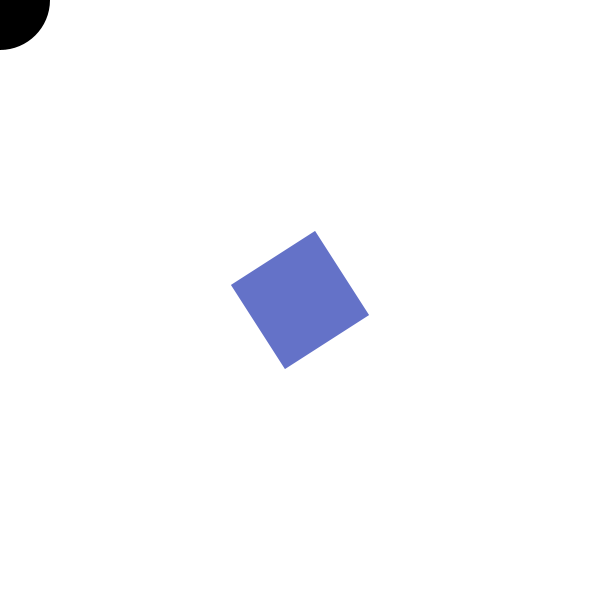
Frame 1 (no input)
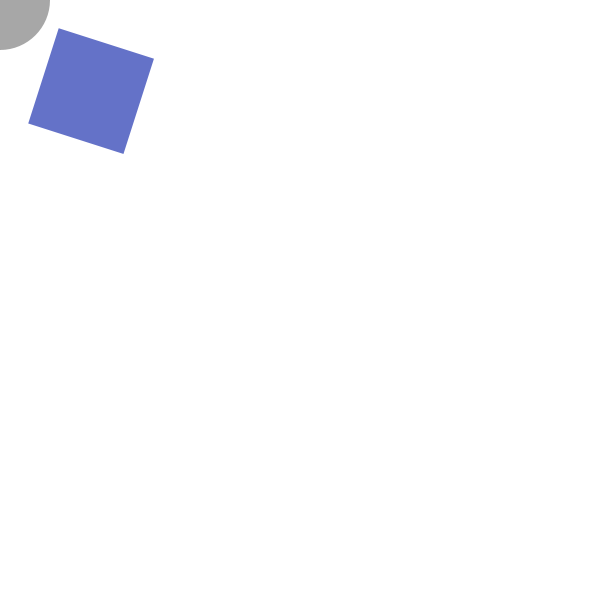
Frame 60 (the mouse pressed at the canvas centre just before this capture)
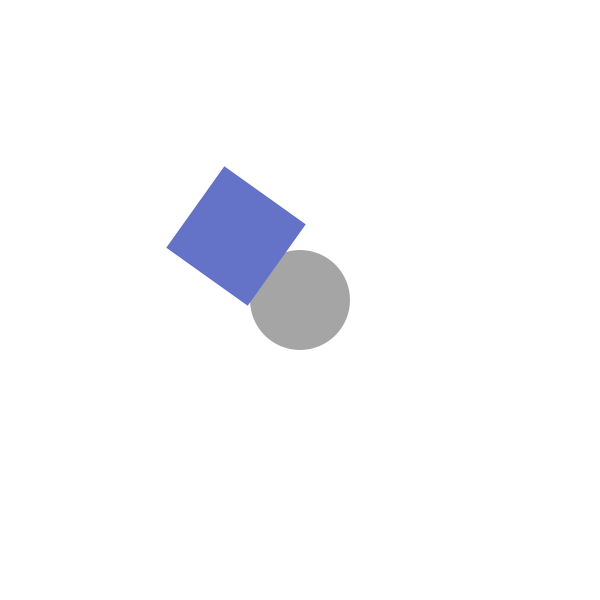
Frame 120 (the mouse held since frame 60 and released just before this capture)

The Processing sketch that drew these frames (run headless with seeded random() and noise(); from frame 60 on, the mouse is pressed at the canvas centre):

// Processing sketch: processing_130388
// ── processing_130388.pde

//Tomas de Camino
//push and pop Matrix Example

float x,y;

void setup(){
 size(600,600);
 smooth();
 noCursor();
 x= width/2;
 y= width/2;
 ellipseMode(CENTER);
 rectMode(CENTER);
}

void draw(){
  background(255);
  fill(255*sin(frameCount/8));
  noStroke();
  ellipse(mouseX, mouseY, 100,100);
  fill(100,114,200,255);
  pushMatrix();
    translate(x,y);
    rotate(frameCount);
    rect(0 ,0 ,100,100);
  popMatrix();
  x+=(mouseX-x)/50;
  y+=(mouseY-y)/50;
  
}
